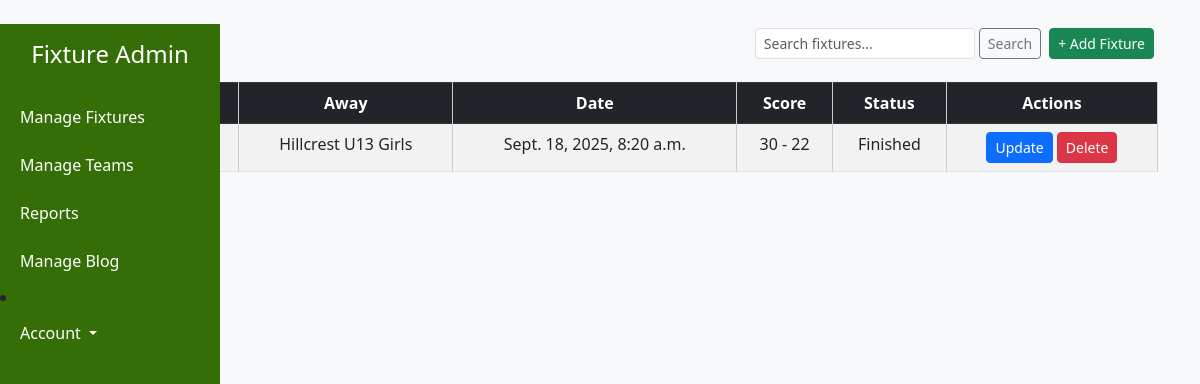
The page /admin_dashboard/ (signed in) on the database its author committed.
### fixtureadmin/models.py (models this page shows, shortened)
class Fixture(models.Model):
    STATUS_CHOICES = [
        ('upcoming', 'Upcoming'),
        ('live', 'Live'),
        ('finished', 'Finished'),
    ]
    home_team = models.ForeignKey(Teams, on_delete=models.CASCADE, related_name="home_fixtures")
    away_team = models.ForeignKey(Teams, on_delete=models.CASCADE, related_name="away_fixtures")
    match_date = models.DateTimeField()
    home_score = models.IntegerField(default=0)
    away_score = models.IntegerField(default=0)
    status = models.CharField(max_length=10, choices=STATUS_CHOICES, default='upcoming')

### teams/models.py (models this page shows)
class Teams(models.Model):
    team_name = models.CharField(max_length=200, blank=True)
    sport = models.CharField(max_length=15, blank=True)
    coach = models.CharField(max_length=15, blank=True)
    email = models.EmailField(unique=False)
    added_on = models.DateTimeField(auto_now_add=True)
    def __str__(self):
        return self.team_name

### accounts/views.py (the view)
# urls.py: path('admin_dashboard/', views.admin_dashboard, name='admin_dashboard'),
@login_required
def admin_dashboard(request):
    fixtures = Fixture.objects.all().order_by('-match_date')
    return render(request, 'base/admin_dashboard.html', {'fixtures': fixtures})

### templates/base/admin_dashboard.html (shortened to what this page needs)
{% load static %}
<!DOCTYPE html>
<html lang="en">
<head>
  <link href="https://cdn.jsdelivr.net/npm/bootstrap@5.3.0/dist/css/bootstrap.min.css" rel="stylesheet">
  <link rel="stylesheet" href="{% static 'css/style.css' %}">
  </head>
  <body>
  <div class="sidebar">
    <h4 class="text-white text-center mb-4"> Fixture Admin </h4>
    <a href="{% url 'current-fixtures' %}">Manage Fixtures</a>
    <a href="{% url 'current-teams' %}">Manage Teams</a>
    <a href="{% url 'fixture-reports' %}">Reports</a>
    <a href="{% url 'manage-news' %}">Manage Blog</a>
  <li class="nav-item dropdown">
    <a class="nav-link dropdown-toggle text-white" href="#" id="accountDropdown"
       role="button" data-bs-toggle="dropdown" aria-expanded="false">
      Account
    </a>
  </li>
  </div>
<div class="container mt-4">
    {% block content %}
  <div class="d-flex justify-content-between align-items-center mb-3">
        <h2 class="mb-0">Fixtures</h2>
        <div class="d-flex">
            <form class="d-flex me-2" method="GET" action="">
                <input type="text" name="q" class="form-control form-control-sm" placeholder="Search fixtures..." value="{{ request.GET.q }}">
                <button type="submit" class="btn btn-sm btn-outline-secondary ms-1">Search</button>
            </form>
            {% if user.is_authenticated %}
                <a href="{% url 'add-fixture' %}" class="btn btn-sm btn-success me-1">+ Add Fixture</a>
            {% endif %}
        </div>
    </div>
 <table class="table table-bordered table-striped">
 <thead class="table-dark">
  <tr>
    <th>Home</th>
    <th>Away</th>
    <th>Date</th>
    <th>Score</th>
    <th>Status</th>
    {% if user.is_authenticated %}
    <th>Actions</th>
    {% endif %}
  </tr>
  </thead>
  <tbody>
  {% for fixture in fixtures %}
  <tr>
    <td>{{ fixture.home_team }}</td>
    <td>{{ fixture.away_team }}</td>
    <td>{{ fixture.match_date }}</td>
    <td>{{ fixture.home_score }} - {{ fixture.away_score }}</td>
    <td>{{ fixture.get_status_display }}</td>
    {% if user.is_authenticated %}
    <td>
      <a href="{% url 'edit-fixture' fixture.id %}" class="btn btn-sm btn-primary">Update</a>
      <a href="{% url 'delete-fixture' fixture.id %}" class="btn btn-sm btn-danger">Delete</a>
    </td>
    {% endif %}
  </tr>
  {% empty %}
  <tr><td colspan="6">No fixtures available.</td></tr>
  {% endfor %}
  </tbody>
</table>
    {% endblock %}
  </div>
</body>
</html>

### static/css/style.css (style rules this page uses)
body { background-color: #f8f9fa; }
.sidebar { height: 100vh; background-color: #356e06; padding-top: 1rem; position: fixed; width: 220px; }
.sidebar a { color: #ffffff; display: block; padding: 0.75rem 1.25rem; text-decoration: none; }
h2 { text-align: center; }
table { width: 100%; border-collapse: collapse; margin-top: 20px; }
th, td { border: 1px solid #ccc; padding: 10px; text-align: center; }
th { background-color: #f4f4f4; }

### rows shown on the page
Fixture: away_team "Hillcrest U13 Girls", match_date "Sept. 18, 2025, 8:20 a.m.", home_score "30", away_score "22", status "Finished"
